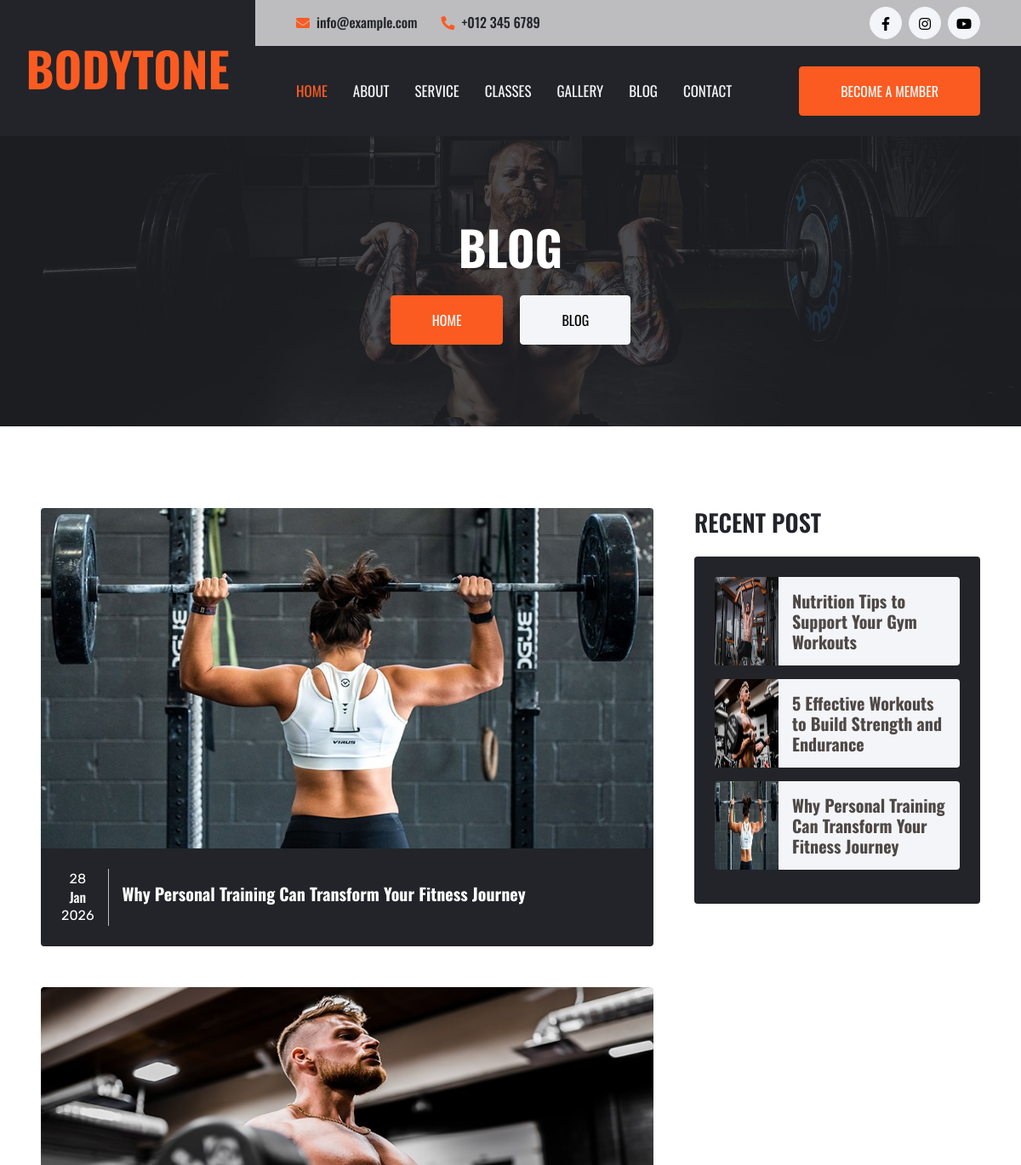
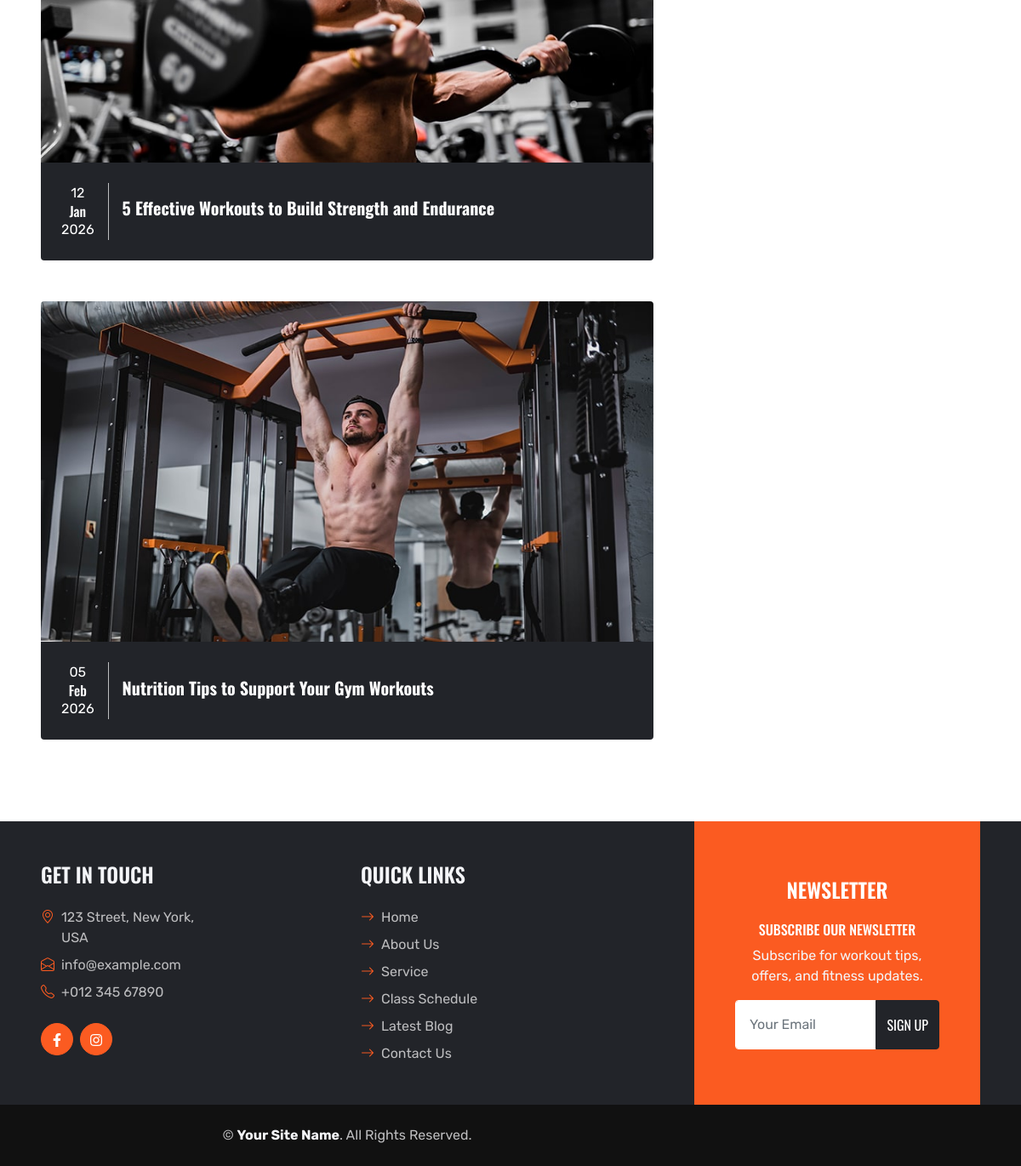
Screenshot of /blog.php with the database file from the repository (2 pictures, top to bottom).
### tables this page shows
CREATE TABLE `blog` (
  `id` int(11) NOT NULL,
  `name` varchar(200) NOT NULL,
  `photo` varchar(500) NOT NULL,
  `description` longtext NOT NULL,
  `blog_date` date DEFAULT NULL,
  `delete_status` tinyint(4) NOT NULL
);

### blog.php (the view)
<?php include('include/header.php'); ?>
    <div class="container-fluid bg-primary p-5 bg-hero mb-5">
        <div class="row py-5">
            <div class="col-12 text-center">
                <h1 class="display-2 text-uppercase text-white mb-md-4">Blog</h1>
                <a href="" class="btn btn-primary py-md-3 px-md-5 me-3">Home</a>
                <a href="" class="btn btn-light py-md-3 px-md-5">Blog</a>
            </div>
        </div>
    </div>
    <div class="container-fluid p-5">
        <div class="row g-5">
            <div class="col-lg-8">
                <div class="row g-5">
                     <?php
                        $stmt_blog = $pdo->prepare('SELECT * FROM blog WHERE delete_status = 0 ');
                        $stmt_blog ->execute();
                        $cat_blog  =  $stmt_blog->fetchAll();
                        foreach ($cat_blog as $key_blog) {
                         ?>
                    <div class="col-md-12">
                        <div class="blog-item">
                            <div class="position-relative overflow-hidden rounded-top">
                                <img class="img-fluid" src="panel/assets/img/<?php echo $key_blog['photo'];?>" alt="" style="width:100%; height:400px;">
                            </div>
                            <div class="bg-dark d-flex align-items-center rounded-bottom p-4">
                                <div class="flex-shrink-0 text-center text-secondary border-end border-secondary pe-3 me-3">
                                    <span class="text-white"><?php echo date('d', strtotime($key_blog['blog_date']));?></span>
                                    <h6 class="mb-0 text-white" ><?php echo date('M', strtotime($key_blog['blog_date']));?></h6>
                                    <span class="text-white"><?php echo date('Y', strtotime($key_blog['blog_date']));?></span>
                                </div>
                                <a class="h5 text-white" style="color: #4e4846;"  href="#" onclick="editCategory('<?php echo $key_blog['id'];?>', 'blog-detail.php')"><?php echo $key_blog['name'];?></h4></a>
                            </div>
                        </div>
                    </div>
                        <?php } ?>
                </div>
            </div>
            <div class="col-lg-4">
                <div class="mb-5">
                    <h3 class="text-uppercase mb-4">Recent Post</h3>
                    <div class="bg-dark rounded p-4">
                        <?php
                        $stmt_blogr = $pdo->prepare('SELECT * FROM blog WHERE delete_status = 0 order by id desc limit 3 ');
                        $stmt_blogr ->execute();
                        $cat_blogr  =  $stmt_blogr->fetchAll();
                        foreach ($cat_blogr as $key_blogr) {
                         ?>
                        <div class="d-flex overflow-hidden mb-3">
                            <img class="img-fluid flex-shrink-0 rounded-start" src="panel/assets/img/<?php echo $key_blogr['photo'];?>" style="width: 75px;" alt="">
                            <a href="#" onclick="editCategory('<?php echo $key_blogr['id'];?>', 'blog-detail.php')" style="color: #4e4846;" class="d-flex align-items-center bg-light rounded-end h5 p-3 mb-0"><?php echo $key_blogr['name'];?>
                            </a>
                        </div>
                      <?php } ?>
                    </div>
                </div>
            </div>
        </div>
    </div>
 <?php include('include/footer.php'); ?>

### css/style.css (style rules this page uses)
:root { --primary: #FB5B21; --secondary: #BDBDBF; --light: #F4F5F8; --dark: #222429; }
h1, h2, .font-weight-bold { font-weight: 700 !important; }
h3, h4, .font-weight-semi-bold { font-weight: 600 !important; }
h5, h6, .font-weight-medium { font-weight: 500 !important; }
.btn { font-family: 'Oswald', sans-serif; text-transform: uppercase; transition: .5s; }
.btn-primary { color: #FFFFFF; }
.bg-hero { background: linear-gradient(rgba(34, 36, 41, .8), rgba(34, 36, 41, .8)), url(../img/carousel-1.jpg) top center no-repeat; background-size: cover; }
.blog-item img { transition: .5s; }

### rows the page displays
blog: photo (picture), blog_date "28", blog_date "Jan", blog_date "2026", name "Why Personal Training Can Transform Your Fitness Journey"
blog: photo (picture), blog_date "12", blog_date "Jan", blog_date "2026", name "5 Effective Workouts to Build Strength and Endurance"
blog: photo (picture), blog_date "05", blog_date "Feb", blog_date "2026", name "Nutrition Tips to Support Your Gym Workouts"
